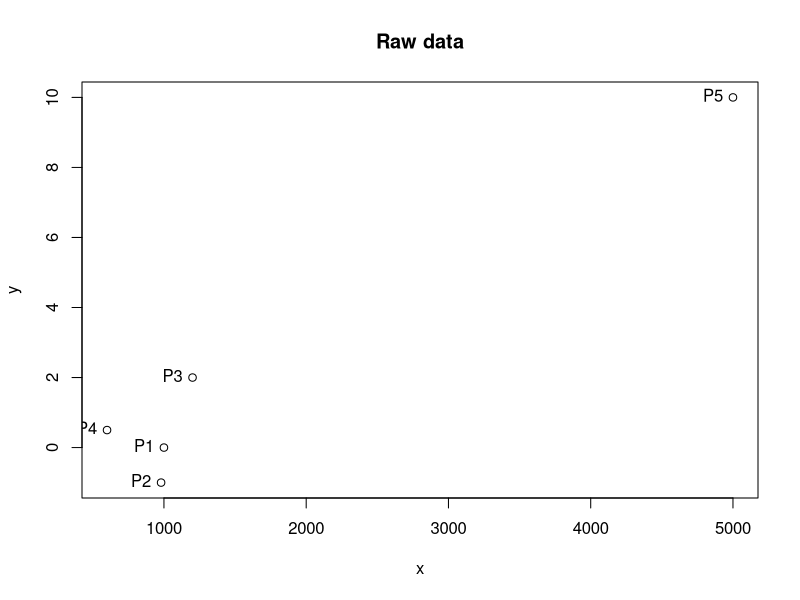
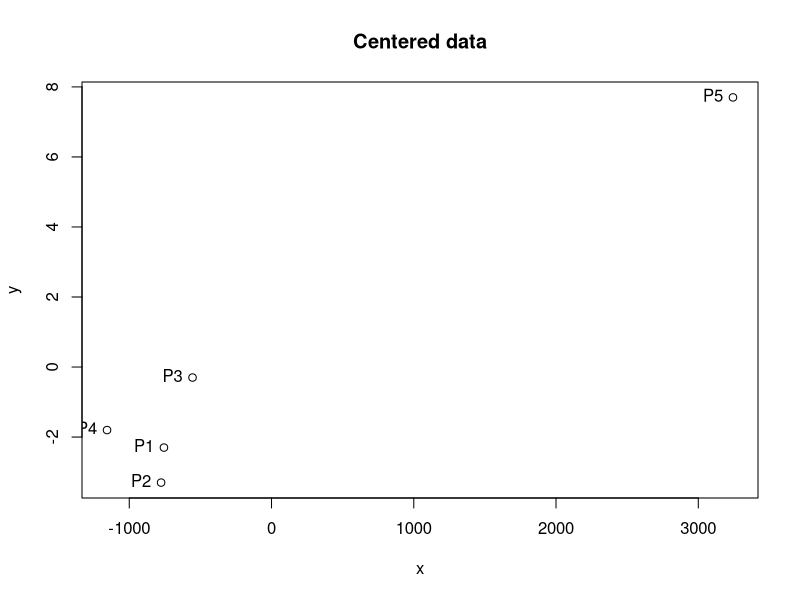
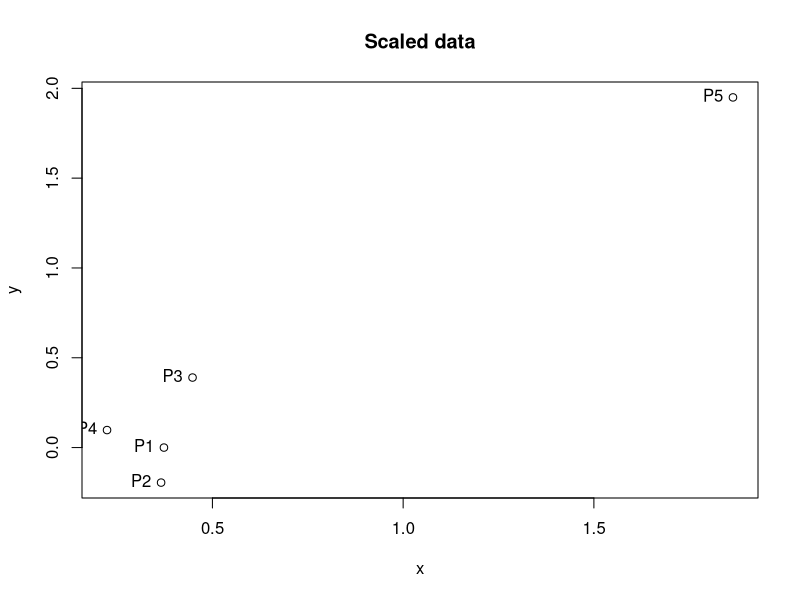
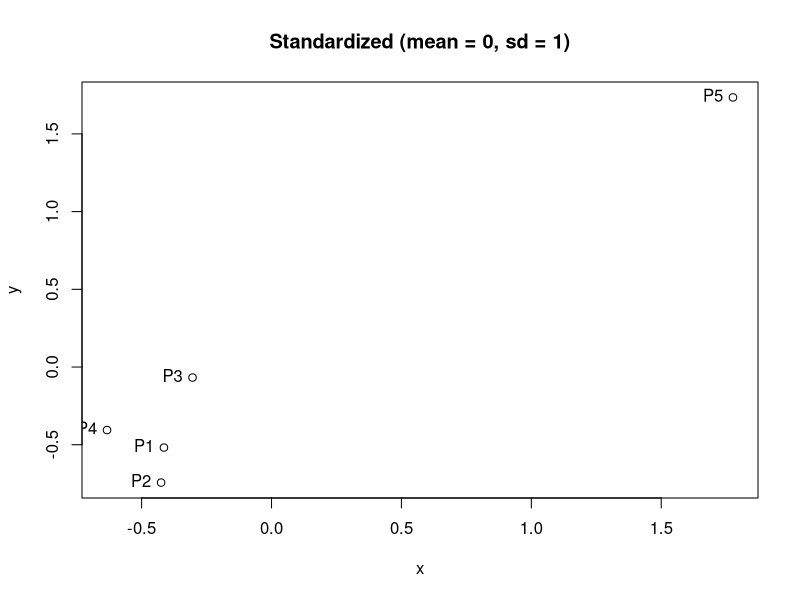
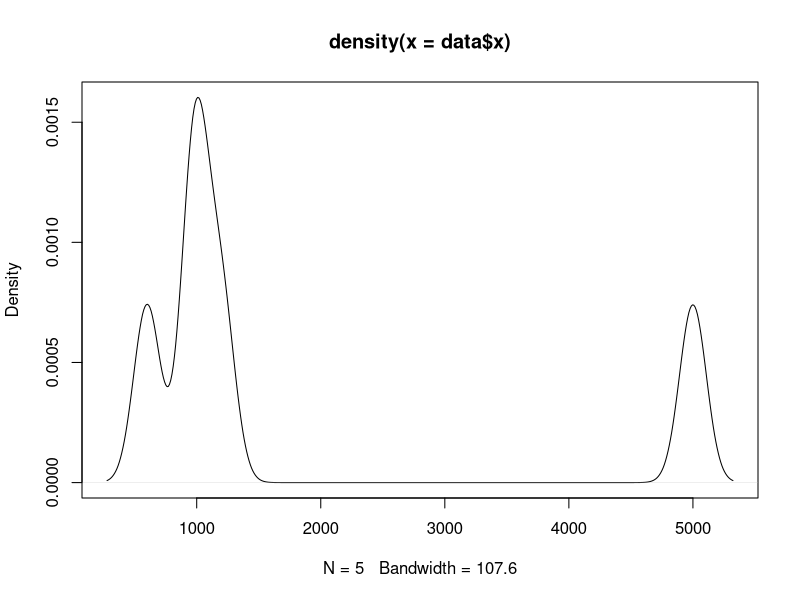
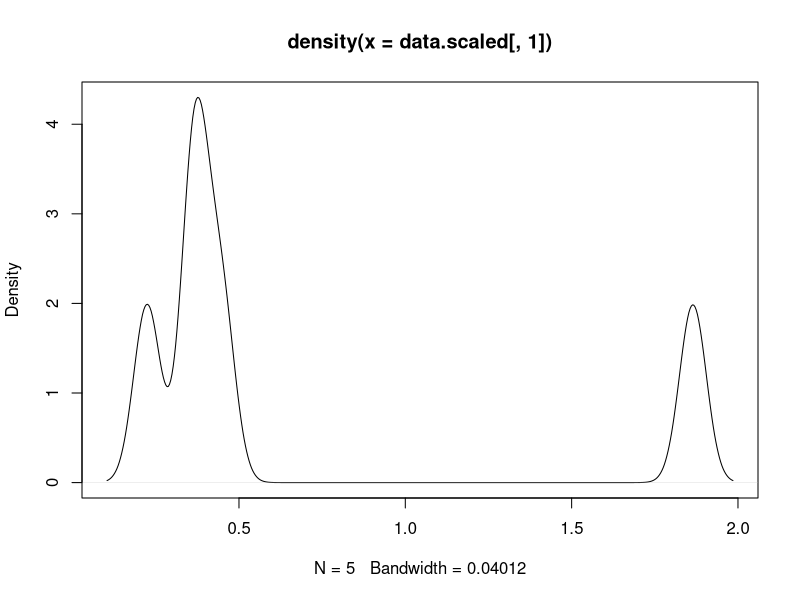
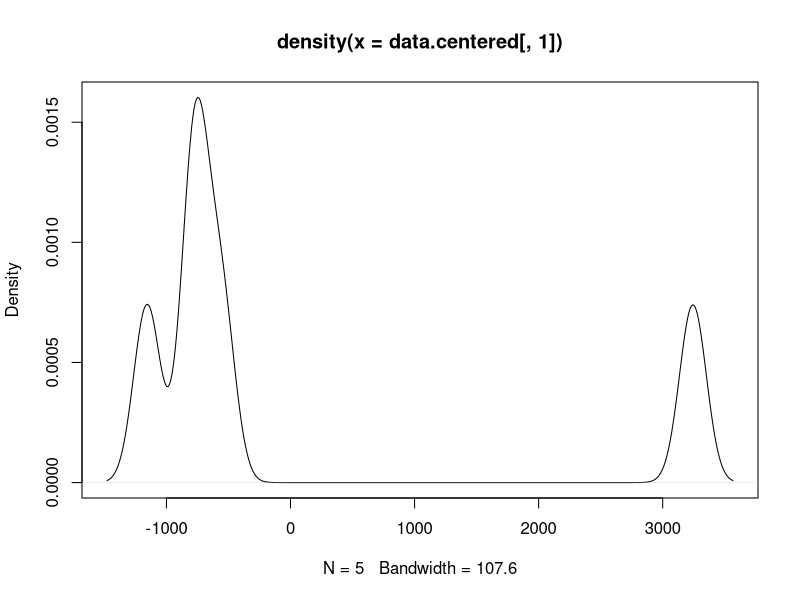
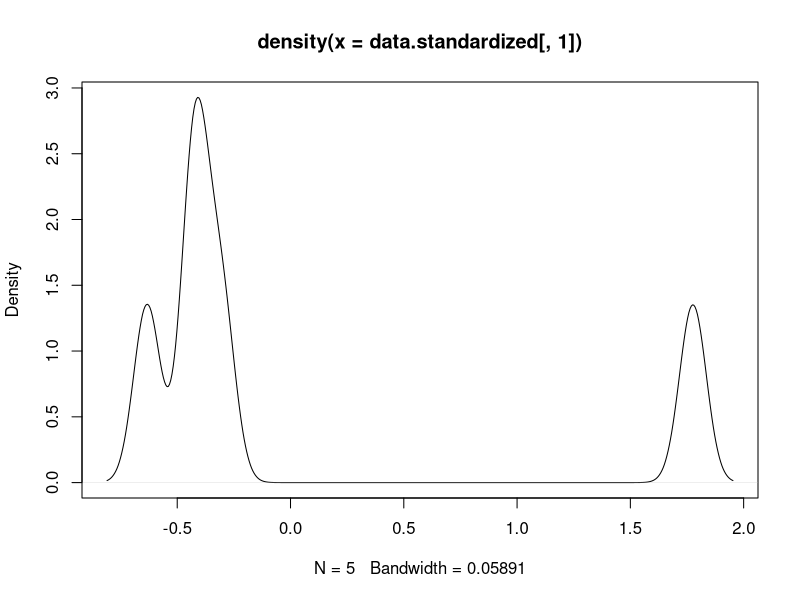

Write the R code that produced these figures, in order.
# Effect of standardization and centering

options(digits = 3)

x <- c(1000, 980, 1201, 600, 5000)
y <- c(0, -1, 2, 0.50, 10)
data <- data.frame(x,y)

data

plot(data, main="Raw data")
text(data, pos=2, labels=c("P1", "P2", "P3", "P4", "P5"))

data.centered <- scale(data, scale=F)
plot(data.centered, main="Centered data")
text(data.centered, pos=2, labels=c("P1", "P2", "P3", "P4", "P5"))

data.scaled <- scale(data, center=F)
plot(data.scaled, main="Scaled data")
text(data.scaled, pos=2, labels=c("P1", "P2", "P3", "P4", "P5"))

data.standardized <- scale(data) # (x - mean(x))/sd(x)
plot(data.standardized, main="Standardized (mean = 0, sd = 1)")
text(data.standardized, pos=2, labels=c("P1", "P2", "P3", "P4", "P5"))

# Note that scaling, transforming, etc. does not change the density curve
plot(density(data$x))
plot(density(data.scaled[,1]))
plot(density(data.centered[,1]))
plot(density(data.standardized[,1]))

dist(data, method="euclidean", diag = T, upper=T)
dist(data.centered, method="euclidean", diag = T, upper=T)
dist(data.scaled, method="euclidean", diag = T, upper=T)
dist(data.standardized, method="euclidean", diag = T, upper=T)
